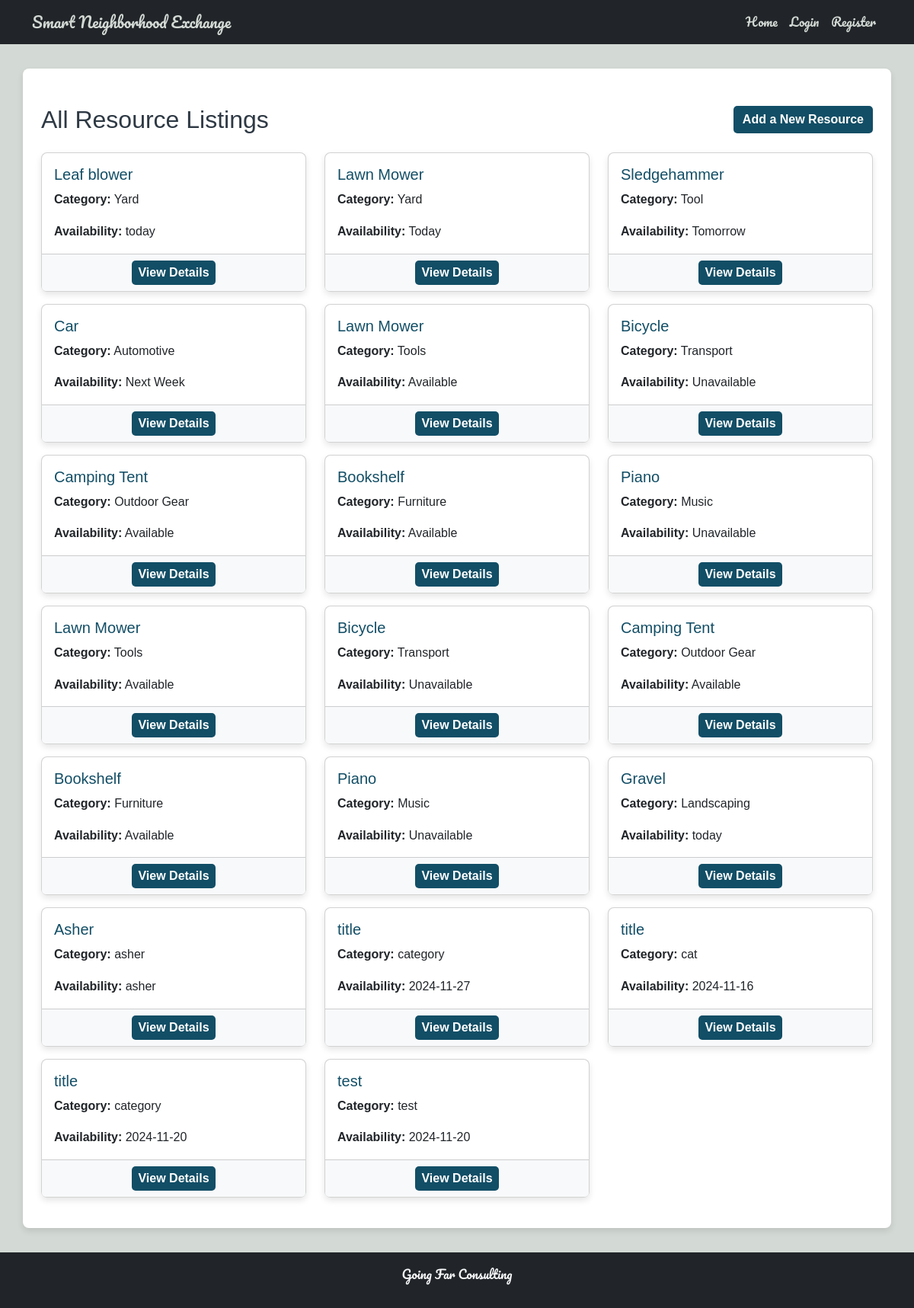
Before: /resources with the older database file.
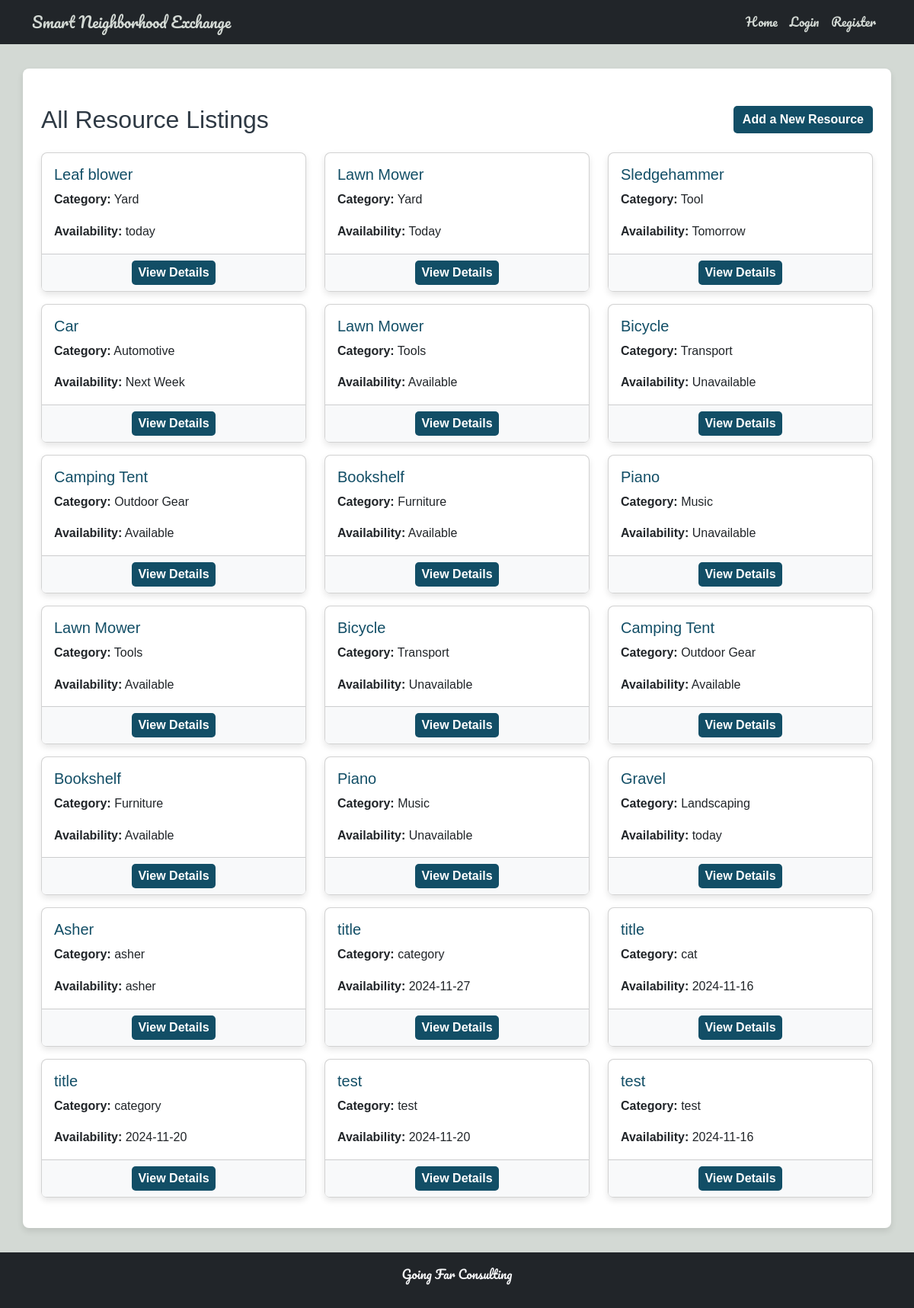
After: the same page with the newer database file.
### tables this page shows
CREATE TABLE resources (
            resource_id INTEGER PRIMARY KEY AUTOINCREMENT,
            user_id INTEGER NOT NULL,
            title TEXT NOT NULL,
            description TEXT,
            images TEXT,
            category TEXT,
            availability TEXT,
            date_posted TEXT NOT NULL,
            FOREIGN KEY (user_id) REFERENCES users (id) ON DELETE CASCADE
        );

### app.py (the view)
@app.route('/resources')
def list_resources():
    resources = get_all_resources()
    return render_template('list_resources.html', resources=resources)

### app.py (called while the page is built)
@app.before_request
def initialize_database():
    init_db()

@app.teardown_appcontext
def shutdown_session(exception=None):
    close_db()

### database.py (called while the page is built)
def get_db():
    if 'db' not in g:
        g.db = sqlite3.connect(DATABASE)
        g.db.row_factory = sqlite3.Row
    return g.db

def get_all_resources():
    return get_db().execute("SELECT * FROM resources").fetchall()

### templates/list_resources.html (shortened to what this page needs)
{% extends "base.html" %}
{% block content %}
<div class="container mt-4">
    <div class="d-flex justify-content-between align-items-center mb-4">
        <h2 class="mb-0">All Resource Listings</h2>
        <a href="{{ url_for('new_resource') }}" class="btn btn-primary">Add a New Resource</a>
    </div>
    {% if resources %}
        <div class="row">
            {% for resource in resources %}
                <div class="col-md-4 mb-3">
                    <div class="card h-100">
                        <div class="card-body">
                            <h5 class="card-title">{{ resource.title }}</h5>
                            <p class="card-text"><strong>Category:</strong> {{ resource.category }}</p>
                            <p class="card-text"><strong>Availability:</strong> {{ resource.availability }}</p>
                        </div>
                        <div class="card-footer text-center">
                            <a href="{{ url_for('view_resource', id=resource.resource_id) }}" class="btn btn-info btn-sm">View Details</a>
                        </div>
                    </div>
                </div>
            {% endfor %}
        </div>
    {% else %}
        <p class="text-muted">No resources are available at the moment.</p>
    {% endif %}
</div>
{% endblock %}

Changed rows visible on the page:
added resources: title "test", category "test", availability "2024-11-16"
